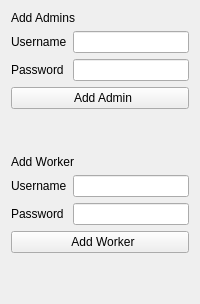
               <widget class="QWidget" name="add_del_Users">
                <layout class="QVBoxLayout" name="verticalLayout_45">
                 <item>
                  <layout class="QVBoxLayout" name="verticalLayout_44">
                   <item>
                    <layout class="QVBoxLayout" name="verticalLayout_23">
                     <item>
                      <widget class="QLabel" name="label_23">
                       <property name="styleSheet">
                        <string notr="true">font: 12pt &quot;Fira Sans&quot;;</string>
                       </property>
                       <property name="text">
                        <string>Add Admins</string>
                       </property>
                      </widget>
                     </item>
                     <item>
                      <layout class="QHBoxLayout" name="horizontalLayout_4">
                       <item>
                        <layout class="QVBoxLayout" name="verticalLayout_11">
                         <item>
                          <widget class="QLabel" name="label_16">
                           <property name="styleSheet">
                            <string notr="true">font: 12pt &quot;Fira Sans&quot;;</string>
                           </property>
                           <property name="text">
                            <string>Username</string>
                           </property>
                          </widget>
                         </item>
                         <item>
                          <widget class="QLabel" name="label_17">
                           <property name="styleSheet">
                            <string notr="true">font: 12pt &quot;Fira Sans&quot;;</string>
                           </property>
                           <property name="text">
                            <string>Password</string>
                           </property>
                          </widget>
                         </item>
                        </layout>
                       </item>
                       <item>
                        <layout class="QVBoxLayout" name="verticalLayout_20">
                         <item>
                          <widget class="QLineEdit" name="add_admin_name"/>
                         </item>
                         <item>
                          <widget class="QLineEdit" name="add_admin_pass"/>
                         </item>
                        </layout>
                       </item>
                      </layout>
                     </item>
                     <item>
                      <widget class="QPushButton" name="add_admin_info_button">
                       <property name="styleSheet">
                        <string notr="true">font: 12pt &quot;Fira Sans&quot;;</string>
                       </property>
                       <property name="text">
                        <string>  Add Admin</string>
                       </property>
                       <property name="icon">
                        <iconset resource="img.qrc">
                         <normaloff>:/img/admin.png</normaloff>:/img/admin.png</iconset>
                       </property>
                       <property name="iconSize">
                        <size>
                         <width>30</width>
                         <height>25</height>
                        </size>
                       </property>
                      </widget>
                     </item>
                     <item>
                      <spacer name="verticalSpacer_10">
                       <property name="orientation">
                        <enum>Qt::Vertical</enum>
                       </property>
                       <property name="sizeHint" stdset="0">
                        <size>
                         <width>20</width>
                         <height>40</height>
                        </size>
                       </property>
                      </spacer>
                     </item>
                    </layout>
                   </item>
                   <item>
                    <layout class="QVBoxLayout" name="verticalLayout_24">
                     <item>
                      <widget class="QLabel" name="label_24">
                       <property name="styleSheet">
                        <string notr="true">font: 12pt &quot;Fira Sans&quot;;</string>
                       </property>
                       <property name="text">
                        <string>Add Worker</string>
                       </property>
                      </widget>
                     </item>
                     <item>
                      <layout class="QHBoxLayout" name="horizontalLayout_8">
                       <item>
                        <layout class="QVBoxLayout" name="verticalLayout_21">
                         <item>
                          <widget class="QLabel" name="label_18">
                           <property name="styleSheet">
                            <string notr="true">font: 12pt &quot;Fira Sans&quot;;</string>
                           </property>
                           <property name="text">
                            <string>Username</string>
                           </property>
                          </widget>
                         </item>
                         <item>
                          <widget class="QLabel" name="label_22">
                           <property name="styleSheet">
                            <string notr="true">font: 12pt &quot;Fira Sans&quot;;</string>
                           </property>
                           <property name="text">
                            <string>Password</string>
                           </property>
                          </widget>
                         </item>
                        </layout>
                       </item>
                       <item>
                        <layout class="QVBoxLayout" name="verticalLayout_22">
                         <item>
                          <widget class="QLineEdit" name="add_normal_user_name"/>
                         </item>
                         <item>
                          <widget class="QLineEdit" name="add_normal_user_pass"/>
                         </item>
                        </layout>
                       </item>
                      </layout>
                     </item>
                     <item>
                      <widget class="QPushButton" name="add_normal_user_info_button">
                       <property name="styleSheet">
                        <string notr="true">font: 12pt &quot;Fira Sans&quot;;</string>
                       </property>
                       <property name="text">
                        <string>  Add Worker</string>
                       </property>
                       <property name="icon">
                        <iconset resource="img.qrc">
                         <normaloff>:/img/worker.png</normaloff>:/img/worker.png</iconset>
                       </property>
                       <property name="iconSize">
                        <size>
                         <width>30</width>
                         <height>20</height>
                        </size>
                       </property>
                      </widget>
                     </item>
                    </layout>
                   </item>
                  </layout>
                 </item>
                 <item>
                  <spacer name="verticalSpacer_9">
                   <property name="orientation">
                    <enum>Qt::Vertical</enum>
                   </property>
                   <property name="sizeHint" stdset="0">
                    <size>
                     <width>20</width>
                     <height>40</height>
                    </size>
                   </property>
                  </spacer>
                 </item>
                </layout>
               </widget>
